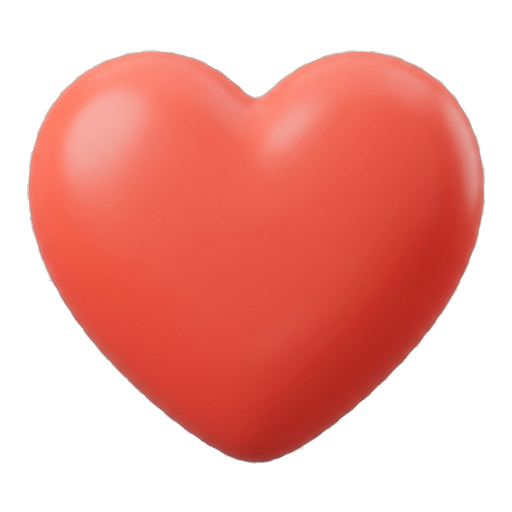
#> input picture frontend/assets/images/act-heart-active.png, 512 x 512 px; its folder holds 2 pictures in this run
$ python publish_action_icons.py
#> lines starting #> are read from the running program, lines starting #| are printed output that depends on the picture
### backend/storage.py
"""Emergent Managed Object Storage helper."""
import os
import requests

STORAGE_BASE = (os.environ.get("INTEGRATION_PROXY_URL") or "").strip() or "https://integrations.emergentagent.com"
STORAGE_URL = STORAGE_BASE.rstrip("/") + "/objstore/api/v1/storage"
APP_NAME = "pause"

_storage_key: str | None = None


def _emergent_key() -> str:
    key = os.environ.get("EMERGENT_LLM_KEY")
    if not key:
        raise RuntimeError("EMERGENT_LLM_KEY missing")
    return key


def init_storage() -> str:
    """Idempotent init. Returns a storage_key valid for this process."""
    global _storage_key
    if _storage_key:
        return _storage_key
    resp = requests.post(
        f"{STORAGE_URL}/init",
        json={"emergent_key": _emergent_key()},
        timeout=30,
    )
    resp.raise_for_status()
    _storage_key = resp.json()["storage_key"]
    return _storage_key


def _reset_storage_key():
    global _storage_key
    _storage_key = None


def put_object(path: str, data: bytes, content_type: str) -> dict:
    """PUT (overwrites silently). Returns {'path','size','etag'}."""
    key = init_storage()
    resp = requests.put(
        f"{STORAGE_URL}/objects/{path}",
        headers={"X-Storage-Key": key, "Content-Type": content_type},
        data=data,
        timeout=120,
    )
    if resp.status_code == 503:
        _reset_storage_key()
        key = init_storage()
        resp = requests.put(
            f"{STORAGE_URL}/objects/{path}",
            headers={"X-Storage-Key": key, "Content-Type": content_type},
            data=data,
            timeout=120,
        )
    resp.raise_for_status()
    return resp.json()


# [39 lines left out: functions get_object, get_object_optional, not called in this run]

### backend/publish_action_icons.py
"""Offline: align neutral states, then archive the existing Gemini artwork.

No image generation or runtime AI. Bundled copies keep first paint offline.
Run from backend: python publish_action_icons.py
"""
import hashlib
import json
from pathlib import Path

from dotenv import load_dotenv
from PIL import Image, ImageOps

ROOT = Path(__file__).resolve().parent
load_dotenv(ROOT / ".env")

from storage import get_object, put_object  # noqa: E402


def main():
    assets = ROOT.parent / "frontend" / "assets" / "images"
    # Identical geometry/alpha in both states prevents a shape jump on toggle.
    for kind in ("heart", "bookmark"):
        active = Image.open(assets / f"act-{kind}-active.png").convert("RGBA")
#> active is the input picture: PIL image 512x512 RGBA; mean R, G, B, A 119.9, 48.6, 41, 135.9
        neutral = ImageOps.colorize(ImageOps.grayscale(active), "#504A68", "#D9D5E7")
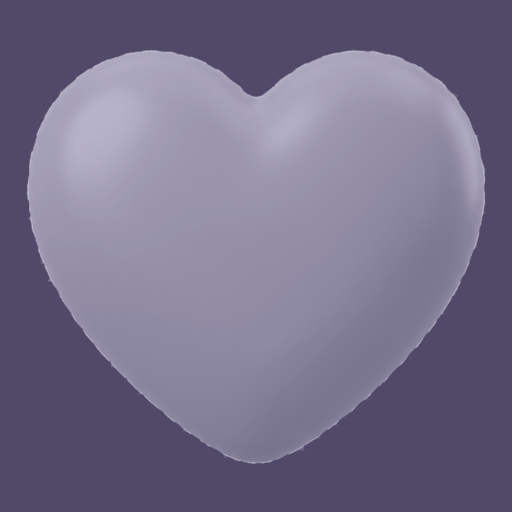
#> neutral: PIL image 512x512 RGB; mean R, G, B 116.8, 111.4, 138.1
        neutral.putalpha(active.getchannel("A"))
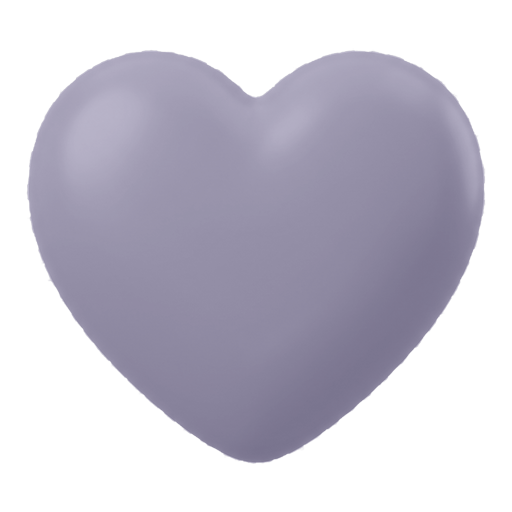
#> neutral: PIL image 512x512 RGBA; mean R, G, B, A 116.8, 111.4, 138.1, 135.9; transparent parts drawn white
        neutral.save(assets / f"act-{kind}-base.png", optimize=True)
#> pass 2 of the loop in main, `for kind in ("heart", "bookmark"):`:
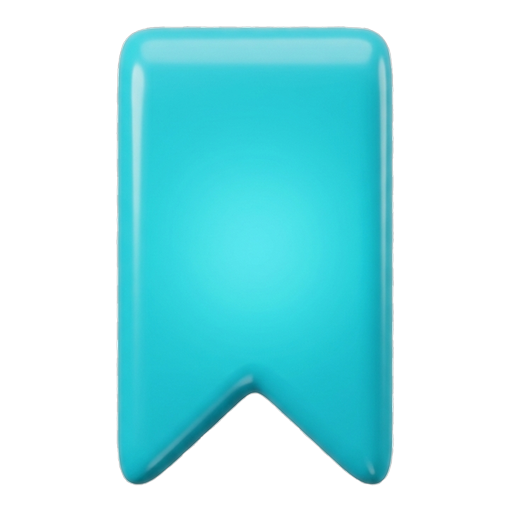
#> input picture frontend/assets/images/act-bookmark-active.png, 512 x 512 px
#> in main, active is the input picture: PIL image 512x512 RGBA; mean R, G, B, A 24.7, 88.7, 93.5, 111.9
#> in main, `neutral = ImageOps.colorize(ImageOps.grayscale(active), "#504A68", "#D..`:
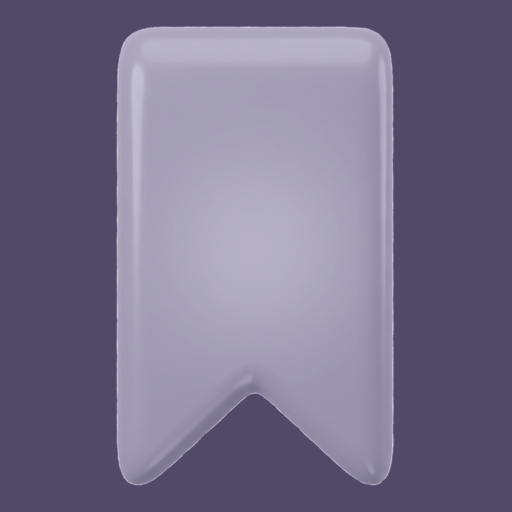
#> neutral: PIL image 512x512 RGB; mean R, G, B 117.4, 112, 138.7
#> in main, `neutral.putalpha(active.getchannel("A"))`:
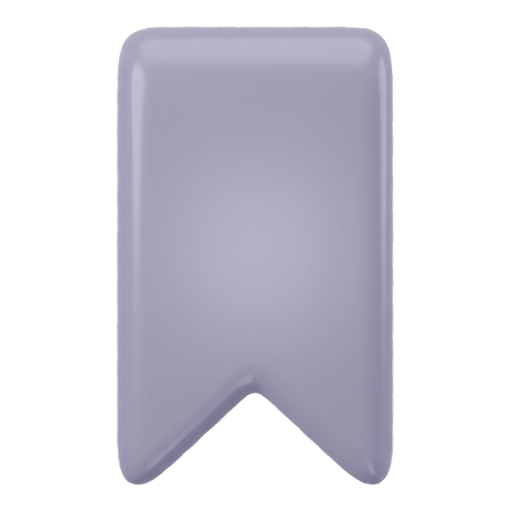
#> neutral: PIL image 512x512 RGBA; mean R, G, B, A 117.4, 112, 138.7, 111.9; transparent parts drawn white
    manifest = {"model": "gemini-3.1-flash-image-preview", "assets": {}}
    for file in sorted(assets.glob("act-*.png")):
        data = file.read_bytes()
        digest = hashlib.sha256(data).hexdigest()
        path = f"pause/action-icons/{digest[:16]}/{file.name}"
        result = put_object(path, data, "image/png")
        stored_path = result["path"]
        downloaded, _ = get_object(stored_path)
        if hashlib.sha256(downloaded).hexdigest() != digest:
            raise RuntimeError(f"Storage verification failed: {file.name}")
        manifest["assets"][file.name] = {"path": stored_path, "sha256": digest}
        print(f"Verified {file.name}", flush=True)
    (ROOT / "action_icons_manifest.json").write_text(json.dumps(manifest, indent=2) + "\n")


if __name__ == "__main__":
#> (the run stopped early here; a loop or call above may not have finished)
